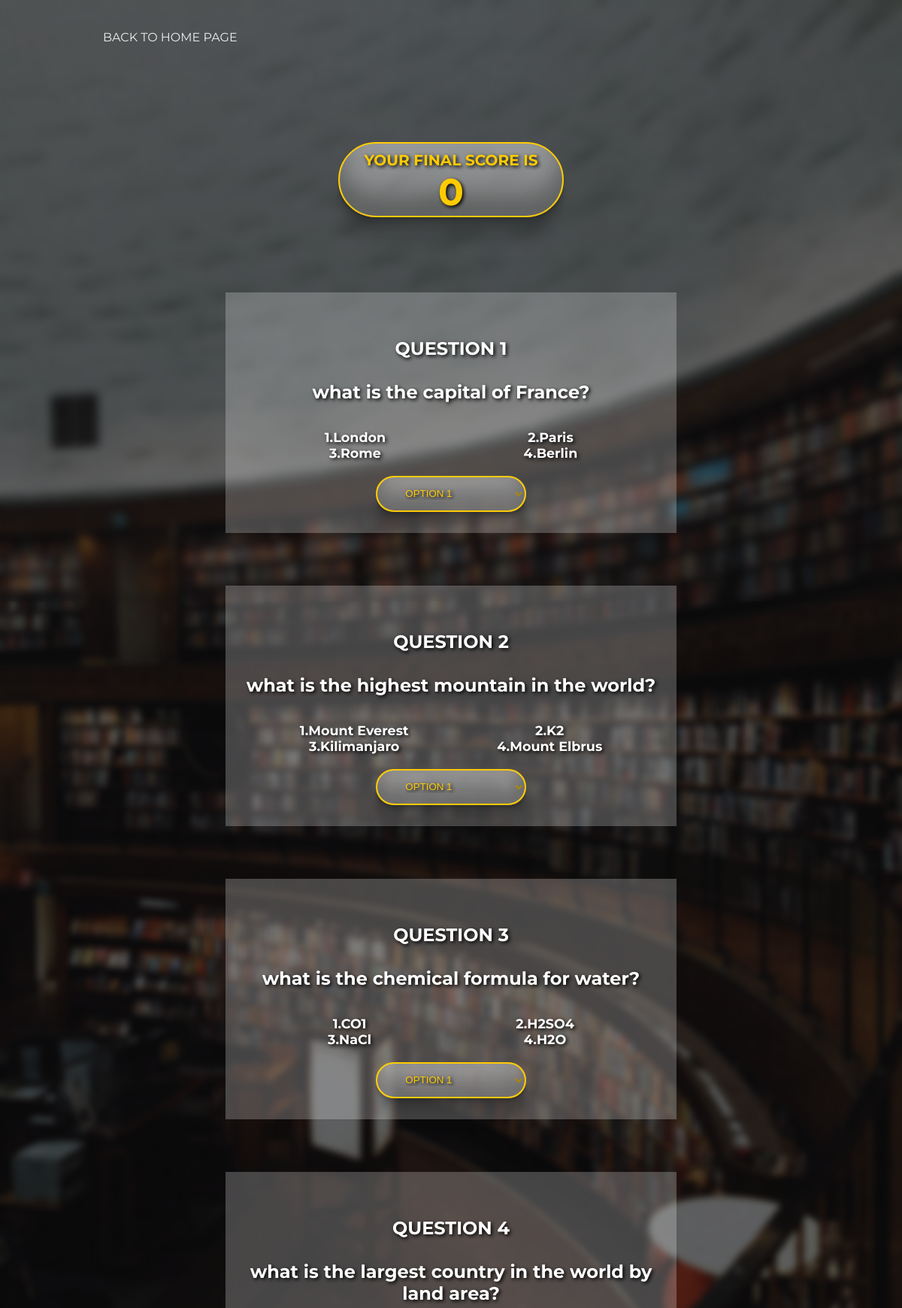
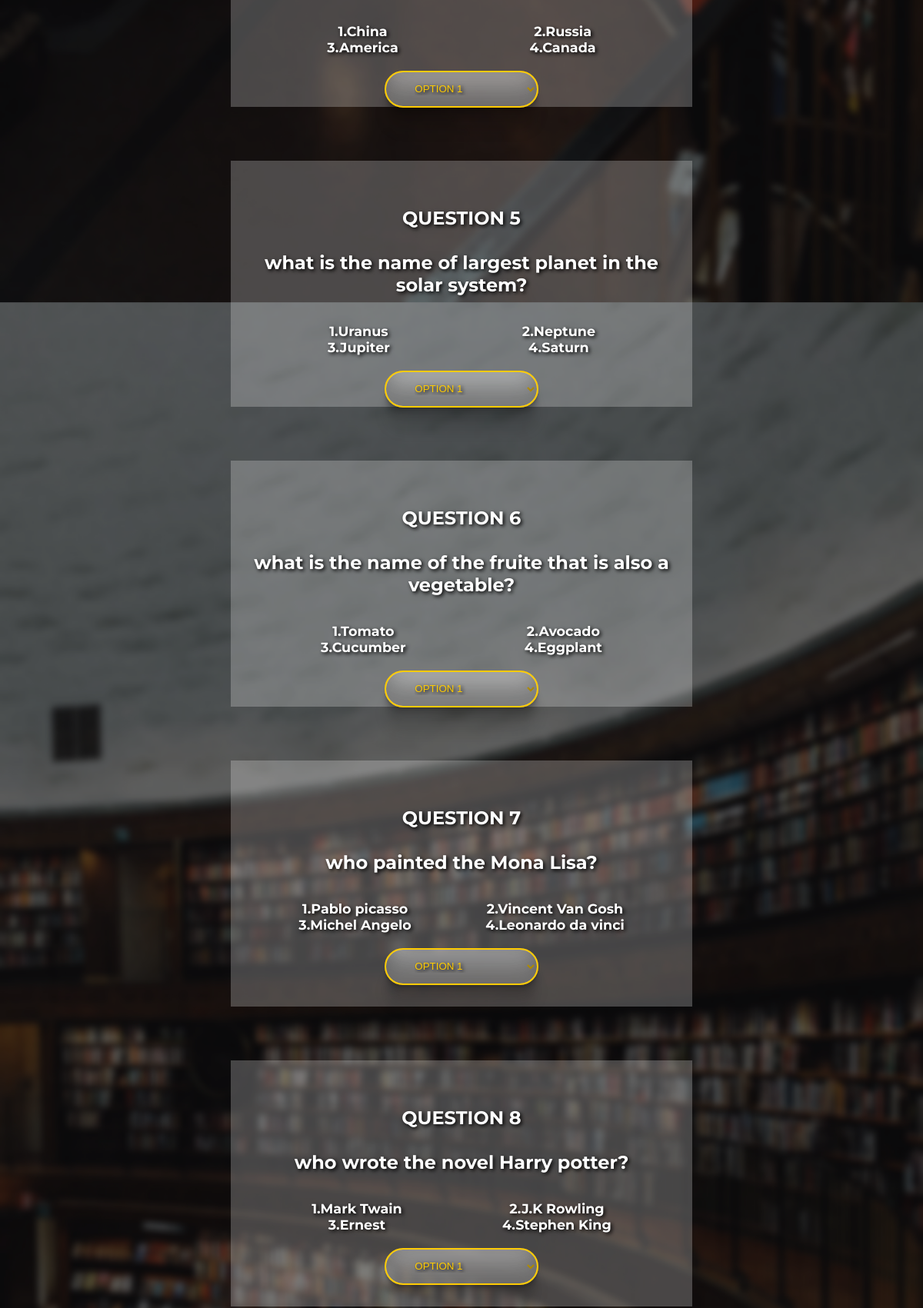
The page /general/ (upper part) on the database its author committed (2 pictures, top to bottom).
### members/models.py (models this page shows)
class Question_g(models.Model):
  question = models.CharField(max_length=255,null=True)
  correct_answer = models.CharField(max_length=255,null=True)
  answer1 = models.CharField(max_length=255,null=True)
  answer2 = models.CharField(max_length=255,null=True)
  answer3 = models.CharField(max_length=255,null=True)
  answer4 = models.CharField(max_length=255,null=True)

### members/views.py (the view)
# urls.py: path('general/', views.general, name='general'),
def general(request):
      questions=[
         {'ans':'answer_key1',
          'answer':'2'},
         {'ans':'answer_key2',
          'answer':'1'},
         {'ans':'answer_key3',
          'answer':'4'},
         {'ans':'answer_key4',
          'answer':'2'},
         {'ans':'answer_key5',
          'answer':'3'},
         {'ans':'answer_key6',
          'answer':'1'},
         {'ans':'answer_key7',
          'answer':'4'},
         {'ans':'answer_key8',
          'answer':'2'},
         {'ans':'answer_key9',
          'answer':'3'},
         {'ans':'answer_key10',
          'answer':'1'},
      ]
      score=0
      for q in questions:
         user_answer=request.POST.get(q['ans'])
         if str(user_answer)== q['answer']:
            score+=1
      general = Question_g.objects.all().order_by('id')
      data ={
         'total': score ,
         'general': general,
      }
      return render(request,'general.html',data)

### members/templates/general.html (shortened to what this page needs)
{% load static %}
<!DOCTYPE html>
<html lang="en">
<head>
    <link rel="stylesheet" href="{% static 'css/general.css' %}">
</head>
<body>
    <header class="header">
        <nav class="navbar">
            <a href="/">BACK TO HOME PAGE</a>
        </nav>
        <div class="btn" id="btn2"><h1>your final score is <br><span style="font-size: 5rem;"> {{total}}</span></h1></div>
        <div class="questions">
            <div class="container">
                <form action="" method="post">
                    {% for x in general %}
                    <div class="header-content">
                        <div class="header-question">
                            <h1>QUESTION {{x.id}} <BR> <br> {{x.question}}</h1> <br>
                            </div>
                            <div class="header-answer">
                                <div class="answer-1">
                                    <h3>1.{{x.answer1}}</h3>
                                    <h3>3.{{x.answer3}}</h3>
                                </div>
                                <div class="answer-2">
                                    <h3>2.{{x.answer2}}</h3>
                                    <h3>4.{{x.answer4}}</h3>
                                </div>
                            </div>
                            <select name="answer_key{{x.id}}" id="" class="selelct-answer btn">
                                <option value="1">Option 1</option>
                            </select>
                        </div>
                    </div>
                    {% endfor %}
    </header>
</body>
</html>

### members/static/css/general.css (style rules this page uses)
* { margin: 0; padding: 0; box-sizing: border-box; }
html { font-size: 62.5%; }
body { font-family: 'Montserrat', sans-serif; backdrop-filter: blur(4px); background: linear-gradient(rgba(0,0,0,0.6), rgba(0,0,0,0.6)), url("/static/images/general.jpg"); background-size: cover; background-repeat: repeat-y; }
a { font-size: 1.6rem; text-decoration: none; }
.header { position: relative; height: 100vh; background-position: center; background-size: cover; background-repeat: no-repeat; }
.navbar { padding: 1rem; }
.header .navbar { float: center; margin-top: 1rem; margin-left: 10rem; }
.header .navbar { display: inline-block; padding: 3rem; text-transform: uppercase; }
.navbar a:link, .navbar a:visited { color: #f4f4f4f4; }
.navbar a { padding-bottom: 0.3rem; margin: 0.7rem; }
.navbar::after { content: ''; display: block; clear: both; }
.header-content { max-width: 1200px; width: 90%; margin: auto; text-align: center; margin: 7rem auto; padding: 2rem; backdrop-filter: blur(10px); background-color: rgba(255, 255, 255, 0.24); width: 50vw; height: 40vh; }
.header-question { text-align: center; font-size: 1.2rem; color: white; text-shadow: 2px 2px 5px black; margin-top: 4rem; }
.header-content .header-answer { display: flex; justify-content: space-around; align-items: center; font-size: 1.5rem; margin: 2rem; color: white; text-shadow: 2px 2px 5px black; font-family: 'Montserrat', sans-serif; }
.header-content .selelct-answer { margin-top: 2rem; }
.btn { width: 20rem; margin: 10rem auto; background-color: rgba(255, 255, 255, 0.442); box-shadow: rgba(0, 0, 0, 0.17) 0px -23px 25px 0px inset, rgba(0, 0, 0, 0.15) 0px -36px 30px 0px inset, rgba(0, 0, 0, 0.1) 0px -79px 40px 0px inset, rgba(0, 0, 0, 0.06) 0px 2px 1px, rgba(0, 0, 0, 0.09) 0px 4px 2px, rgba(0, 0, 0, 0.09) 0px 8px 4px, rgba(0, 0, 0, 0.09) 0px 16px 8px, rgba(0, 0, 0, 0.09) 0px 32px 16px; backdrop-filter: blur(10px); display: block; padding: 1em 2.5em; color: rgb(254, 203, 0); text-shadow: 2px 2px 5px black; border: 2px solid rgb(254, 203, 0); text-decoration: none; border-radius: 50px; cursor: pointer; outline: none; text-transform: uppercase; font-weight: 500; }
#btn2 { height: 10rem; width:30rem }
#btn2 h1 { text-align: center; }

### rows shown on the page
Question_g: id "1", question "what is the capital of France?", answer1 "London", answer3 "Rome", answer2 "Paris", answer4 "Berlin", answer_key1 "Option 1"
Question_g: id "2", question "what is the highest mountain in the world?", answer1 "Mount Everest", answer3 "Kilimanjaro", answer2 "K2", answer4 "Mount Elbrus", answer_key2 "Option 1"
Question_g: id "3", question "what is the chemical formula for water?", answer1 "CO1", answer3 "NaCl", answer2 "H2SO4", answer4 "H2O", answer_key3 "Option 1"
Question_g: id "4", question "what is the largest country in the world by land area?", answer1 "China", answer3 "America", answer2 "Russia", answer4 "Canada", answer_key4 "Option 1"
Question_g: id "5", question "what is the name of largest planet in the solar system?", answer1 "Uranus", answer3 "Jupiter", answer2 "Neptune", answer4 "Saturn", answer_key5 "Option 1"
Question_g: id "6", question "what is the name of the fruite that is also a vegetable?", answer1 "Tomato", answer3 "Cucumber", answer2 "Avocado", answer4 "Eggplant", answer_key6 "Option 1"
Question_g: id "7", question "who painted the Mona Lisa?", answer1 "Pablo picasso", answer3 "Michel Angelo", answer2 "Vincent Van Gosh", answer4 "Leonardo da vinci", answer_key7 "Option 1"
Question_g: id "8", question "who wrote the novel Harry potter?", answer1 "Mark Twain", answer3 "Ernest", answer2 "J.K Rowling", answer4 "Stephen King", answer_key8 "Option 1"

### other values the page prints
{{ total }} "0"
